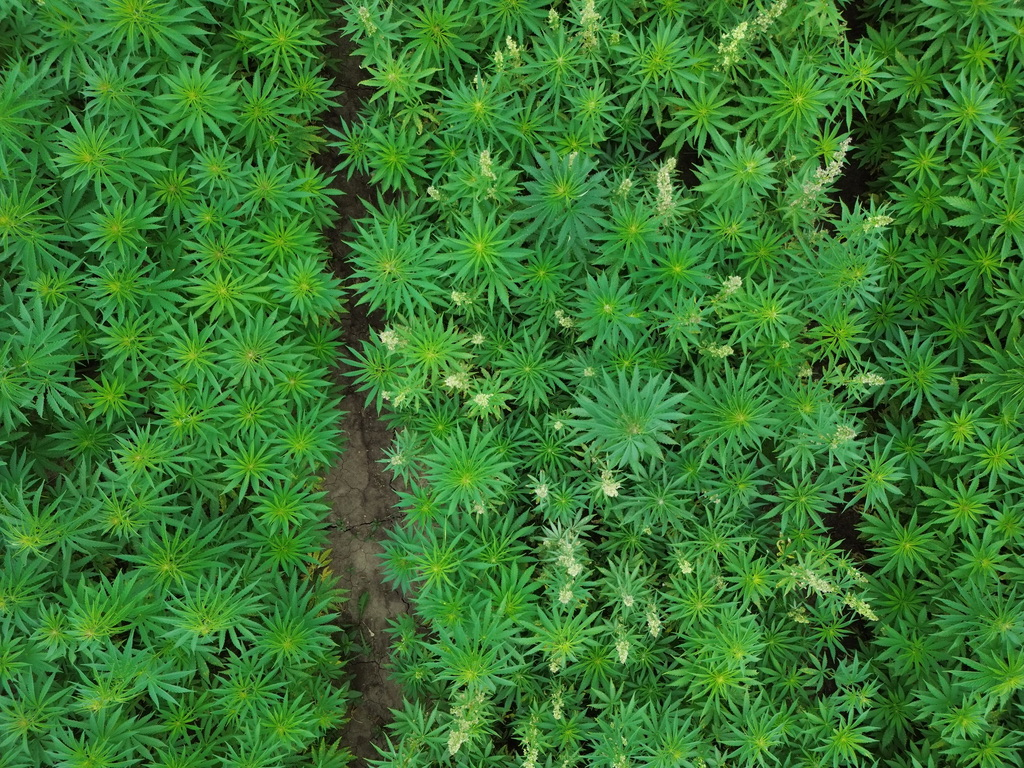
#> input picture hemp1.jpeg, 1024 x 768 px
$ python test.py
#> lines starting #> are read from the running program, lines starting #| are printed output that depends on the picture; after the words box and inside, x2 and y2 are one past the last pixel; in counts of white or black regions, pixels touching at a corner belong together
import matplotlib.pyplot as plt
import numpy as np
import cv2
from sklearn.cluster import KMeans
from skimage import morphology
from PIL import Image
import timeit

start = timeit.default_timer()

DOMINANT_COLORS = 35
FILEPATH = "hemp1.jpeg"
NUM_LUMA = 1
threshold_area = 20

def generateOriginalImage():

    im = cv2.imread(FILEPATH) # Reads an image into BGR Format
#> im is the input picture: shape (768, 1024, 3); mean B, G, R 49, 119.2, 57.3
    im = cv2.cvtColor(im,cv2.COLOR_BGR2RGB)

    plt.imshow(im) # as RGB Format
    plt.suptitle("Original Image")
    plt.imsave('Original.png', im)
    #plt.show()
    plt.close()
    return im

def kMeans(im):
    # Flatten Each channel of the Image
    all_pixels = im.reshape((-1,3))

    km = KMeans(n_clusters=DOMINANT_COLORS)
    km.fit(all_pixels)

    centers = km.cluster_centers_ # In RGB Format
    centers = np.array(centers,dtype='uint8')
    return km, centers

def Colors(centers):
    plt.figure(0,figsize=(8,2))

    # Storing info in color array
    colors = []
    k = 1
    for each_col in centers:
        plt.subplot(1,DOMINANT_COLORS,k)
        plt.axis("off")
        k+=1
        colors.append(each_col)

        # Color Swatch
        colorSwatch = np.zeros((100,100,3),dtype='uint8')
        colorSwatch[:,:,:] = each_col
        plt.imshow(colorSwatch)
    plt.suptitle("Color Swatch")
    plt.savefig('colorSwatch.png')
    #plt.show()
    plt.close()
    return colors

def initNewImg(im):
    original_shape = im.shape
    new_img = np.zeros((original_shape[0]*original_shape[1],3),dtype='uint8')
    return new_img, original_shape

def getLightestColor(colors):
    luma = np.zeros(NUM_LUMA)
    #luma = 0
    indexes = np.zeros(NUM_LUMA)
    indexTemp = 0
    for color in colors:
        red = color[0]
        green = color[1]
        blue = color[2]
        lumaTemp = (0.2126 * red) + (0.7152 * green) + (0.0722 * blue)
        #if lumaTemp > luma:
        if lumaTemp > min(luma):
            luma[np.argmin(luma)] = lumaTemp
            indexes[np.argmin(luma)] = indexTemp
        #    luma = lumaTemp
        #    index = indexTemp
        indexTemp += 1
    return indexes

def generateSegmentedImage(new_img):
    segmentedFilepath = 'segmented.png'
    # Iterate over the image
    for ix in range(new_img.shape[0]):
        new_img[ix] = colors[km.labels_[ix]]

    new_img = new_img.reshape((original_shape))
    plt.imshow(new_img)
    #plt.suptitle(f"K={DOMINANT_COLORS}")
    plt.axis('off')
    plt.savefig(segmentedFilepath, bbox_inches='tight', pad_inches = 0)
    #plt.show()
    plt.close()
    return new_img, segmentedFilepath

def generateBWImage(bw_img, km, colors, original_shape, lightestIndexes):
    BW1Filepath = 'BW1.png'
    grayscaleColors = colors
    for i in range(len(grayscaleColors)):
        if i in lightestIndexes:
            grayscaleColors[i] = [255,255,255]
        else:
            grayscaleColors[i] = [0,0,0]

    # Iterate over the image
    for ix in range(bw_img.shape[0]):
        bw_img[ix] = grayscaleColors[km.labels_[ix]]

    bw_img = bw_img.reshape((original_shape))

    plt.imshow(bw_img)
    #plt.suptitle(f"BW, K={DOMINANT_COLORS}")
    plt.axis('off')
    plt.savefig(BW1Filepath, bbox_inches='tight', pad_inches = 0)
    #plt.show()
    plt.close()
    return bw_img, BW1Filepath

def imageOpening(img, imageNum, iterations):
    openedFilepath = f'BW{imageNum}.png'
    img = img.copy()
    opened_img = img
    for i in range(iterations):
        opened_img = morphology.opening(img)
        img = opened_img
    plt.imshow(opened_img)
    #plt.suptitle(f"{iterations}x Opening, K={DOMINANT_COLORS}")
    plt.axis('off')
    #plt.savefig(openedFilepath, bbox_inches='tight')
    plt.savefig(openedFilepath, bbox_inches='tight', pad_inches = 0)
    #plt.show()
    plt.close()
    return opened_img, openedFilepath

def imageClosing(img, imageNum, iterations):
    closedFilepath = f'BW{imageNum}.png'
    img = img.copy()
    closedImg = img
    for i in range(iterations):
        closedImg = morphology.closing(img)
        img = closedImg
    plt.imshow(closedImg)
    #plt.suptitle(f"{times}x Closing, K={DOMINANT_COLORS}")
    plt.axis('off')
    #plt.savefig(closedFilepath, bbox_inches='tight')
    plt.savefig(closedFilepath, bbox_inches='tight', pad_inches = 0)
    #plt.show()
    plt.close()
    return closedImg, closedFilepath

def imageDilation(img, imageNum, iterations):
    dilatedFilepath = f'BW{imageNum}.png'
    img = img.copy()
    dilatedImg = img
    for i in range(iterations):
        dilatedImg = morphology.dilation(img)
        img = dilatedImg
    plt.imshow(dilatedImg)
    #plt.suptitle(f"{times}x Closing, K={DOMINANT_COLORS}")
    plt.axis('off')
    #plt.savefig(closedFilepath, bbox_inches='tight')
    plt.savefig(dilatedFilepath, bbox_inches='tight', pad_inches = 0)
    #plt.show()
    plt.close()
    return dilatedImg, dilatedFilepath

def generateTransparentImage(filepath):
    transparentFilepath = 'transparent_image.png'
    BW = Image.open(filepath)
    BWrgba = BW.convert('RGBA')
    datas = BWrgba.getdata()
    newData = []
    for item in datas:
        if item[0] == 0 and item[1] == 0 and item[2] == 0:
            newData.append((255, 255, 255, 0))
        else:
            newData.append(item)

    BWrgba.putdata(newData)
    BWrgba.save(transparentFilepath, 'PNG')
    return transparentFilepath

def overlayImages(segmentedFilepath, transparentFilepath):
    overlayFilepath = 'overlayed.png'
    '''
    background = cv2.imread(segmentedFilepath)
    overlay = cv2.imread(transparentFilepath)

    #dst = cv2.addWeighted(background,0.5,overlay,0.5,0)
    dst = cv2.addWeighted(overlay,0.6,background,0.4,0)
    cv2.imshow('dst',dst)
    # Saving the image
    cv2.imwrite('overlay.png', dst)
    cv2.waitKey(0)
    cv2.destroyAllWindows()
    '''
    background = cv2.imread(segmentedFilepath, cv2.IMREAD_UNCHANGED)
    foreground = cv2.imread(transparentFilepath, cv2.IMREAD_UNCHANGED)

    # normalize alpha channels from 0-255 to 0-1
    alpha_background = background[:,:,3] / 255.0
    alpha_foreground = foreground[:,:,3] / 255.0

    # set adjusted colors
    for color in range(0, 3):
        background[:,:,color] = alpha_foreground * foreground[:,:,color] + \
            alpha_background * background[:,:,color] * (1 - alpha_foreground)

    # set adjusted alpha and denormalize back to 0-255
    background[:,:,3] = (1 - (1 - alpha_foreground) * (1 - alpha_background)) * 255

    # display the image
    #cv2.imshow("Composited image", background)
    cv2.imwrite(overlayFilepath, background)
    cv2.waitKey(0)
    cv2.destroyAllWindows()
    return overlayFilepath

def findBlobs(img_filepath):
    cannyFilepath = 'Canny_Edges_After_Contouring.png'
    contourFilepath = 'Contours.png'
    img = cv2.imread(img_filepath)
    imgray = cv2.cvtColor(img, cv2.COLOR_BGR2GRAY)
    edged = cv2.Canny(imgray, 30, 200)
    #contours, hierarchy = cv2.findContours(edged,cv2.RETR_LIST, cv2.CHAIN_APPROX_NONE)
    contours, hierarchy = cv2.findContours(edged,cv2.RETR_EXTERNAL, cv2.CHAIN_APPROX_NONE)
    cv2.imwrite(cannyFilepath, edged)

    print("Number of Contours found = " + str(len(contours)))
    cv2.drawContours(img, contours, -1, (255, 255, 255), thickness=cv2.FILLED)
    cv2.imwrite(contourFilepath, img)
    cleanedFilepath = minimizeBlobs(contours, img)
    cv2.destroyAllWindows()
    return cannyFilepath, contourFilepath, cleanedFilepath

def minimizeBlobs(contours, img):
    cleanedFilepath = 'cleanedContours.png'
    counter = 0
    for cnt in contours:
        area = cv2.contourArea(cnt)
        if area < threshold_area:
            cv2.drawContours(img, [cnt], 0, (0, 0, 0), -1)
            counter += 1
    print("Number of Contours removed = " + str(counter))
    cv2.imwrite(cleanedFilepath, img)
    cv2.destroyAllWindows()
    return cleanedFilepath

im = generateOriginalImage()
km, centers = kMeans(im)
#> centers = 35 rows, first 8: [43, 89, 37], [84, 166, 88], [9, 50, 4], [71, 129, 51], [120, 181, 106], [72, 153, 51], [32, 77, 26], [105, 175, 82]
colors = Colors(centers)
#> the loop in Colors, `for each_col in centers:` made 35 passes
#> each_col on passes 1 to 12: [43, 89, 37], [84, 166, 88], [9, 50, 4], [71, 129, 51], [120, 181, 106], [72, 153, 51], [32, 77, 26], [105, 175, 82], [39, 105, 36], [89, 142, 77], [91, 94, 69], [186, 217, 150]
#> after the loop in Colors, `for each_col in centers:`:
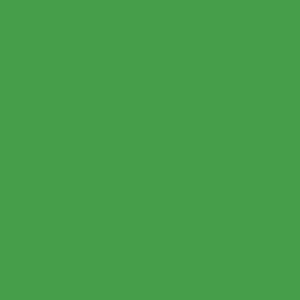
#> colorSwatch: shape (100, 100, 3) (shown 3 times larger); mean of channels 0, 1, 2 74, 158, 70; drawn as B, G, R
#> after the loop in Colors, `for each_col in centers:`: colors = 35 items, first 6: [43, 89, 37], [84, 166, 88], [9, 50, 4], [71, 129, 51], [120, 181, 106], [72, 153, 51]; k = 36
#> in Colors, `plt.savefig('colorSwatch.png')`:
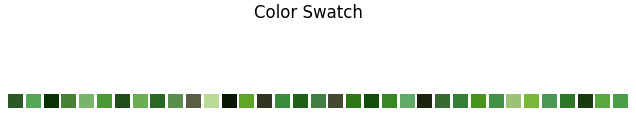
#> figure drawn by matplotlib, 35 panels
new_img, original_shape = initNewImg(im)
#> original_shape = (768, 1024, 3)
lightestIndexes = getLightestColor(colors)
#> the loop in getLightestColor, `for color in colors:` made 35 passes
#> (red, green, blue, lumaTemp) on passes 1 to 12: (43, 89, 37, 75.47), (84, 166, 88, 142.9), (9, 50, 4, 37.96), (71, 129, 51, 111), (120, 181, 106, 162.6), (72, 153, 51, 128.4), (32, 77, 26, 63.75), (105, 175, 82, 153.4), (39, 105, 36, 85.99), (89, 142, 77, 126), (91, 94, 69, 91.56), (186, 217, 150, 205.6)
#> after the loop in getLightestColor, `for color in colors:`: indexTemp = 35; indexes = [11]; luma = [205.6]
#> lightestIndexes = [11]
bw_img = new_img
new_img, segmentedFilepath = generateSegmentedImage(new_img)
#> in generateSegmentedImage, `new_img = new_img.reshape((original_shape))`:
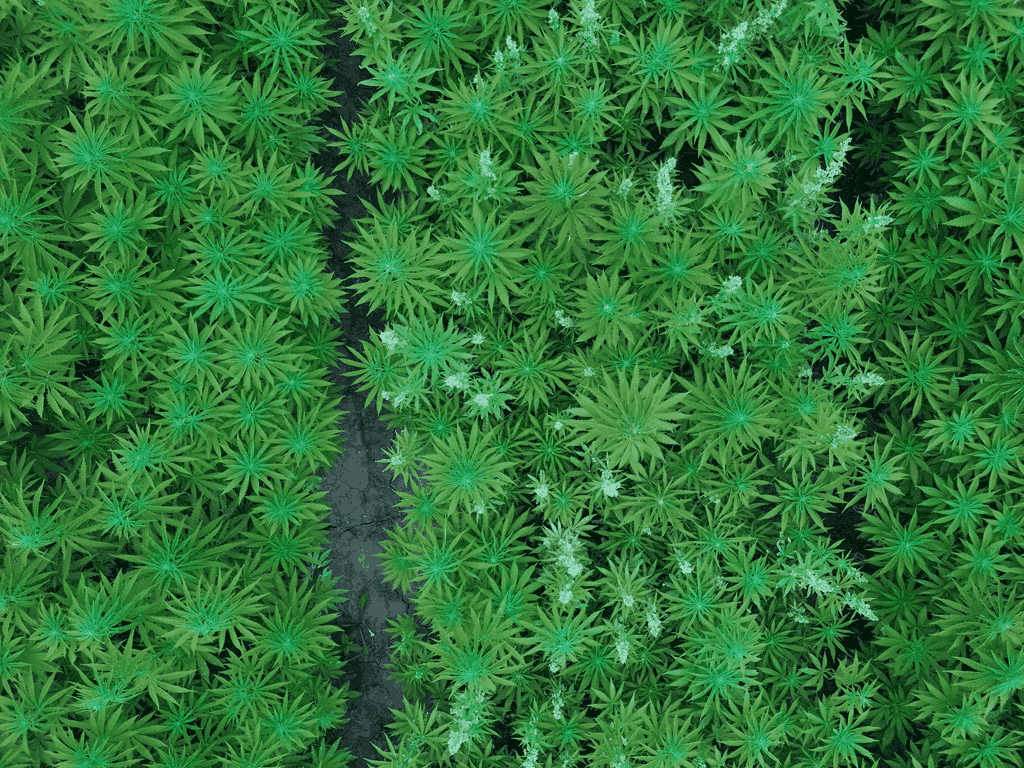
#> new_img: shape (768, 1024, 3); mean of channels 0, 1, 2 56.7, 118.7, 48.6; drawn as B, G, R
#> segmentedFilepath = 'segmented.png'
bw_img, BW1Filepath = generateBWImage(bw_img, km, colors, original_shape, lightestIndexes)
#> in generateBWImage, `grayscaleColors = colors`: grayscaleColors has the same summary as colors in Colors
#> the loop in generateBWImage, `for i in range(len(grayscaleColors)):` made 35 passes
#> after the loop in generateBWImage, `for i in range(len(grayscaleColors)):`: grayscaleColors = 35 items, first 6: [0, 0, 0], [0, 0, 0], [0, 0, 0], [0, 0, 0], [0, 0, 0], [0, 0, 0]
#> in generateBWImage, `bw_img = bw_img.reshape((original_shape))`:
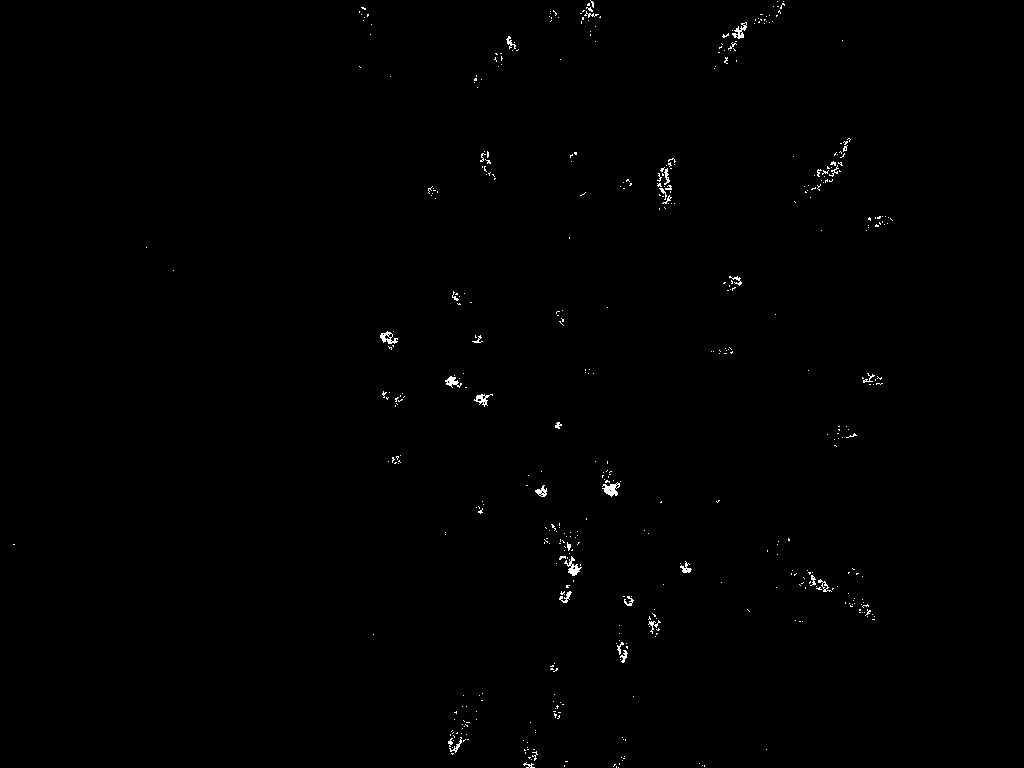
#> bw_img: shape (768, 1024, 3); 0.4% white in thin lines or dots, all inside (x1, y1, x2, y2) = (13, 0, 893, 768)
#> BW1Filepath = 'BW1.png'


dilated_img, dilatedFilepath = imageDilation(bw_img, 2, 0)
#> dilatedFilepath = 'BW2.png'
closed_img, closedFilepath = imageClosing(dilated_img, 3, 13)
#> closedFilepath = 'BW3.png'
#opened_img, openedFilepath = imageOpening(closed_img, 4, 1)
dilated_img, dilatedFilepath = imageDilation(closed_img, 4, 3)
#> dilatedFilepath = 'BW4.png'
cannyFilepath, contourFilepath, cleanedFilepath = findBlobs(dilatedFilepath)
#> in findBlobs, `edged = cv2.Canny(imgray, 30, 200)`: edged: shape (369, 492); 1.5% white in thin lines or dots, all inside (x1, y1, x2, y2) = (5, 0, 431, 369)
#> in findBlobs, `contours, hierarchy = cv2.findContours(edged,cv2.RETR_EXTERNAL, cv2.CH..`: contours = 98 contours, 55 with area under 20; largest, box (x1, y1, x2, y2) and area: (315, 73, 327, 102) 202, (344, 8, 361, 31) 180, (214, 340, 231, 364) 156, (383, 272, 405, 286) 144, (261, 250, 282, 291) 140
#| Number of Contours found = 98
#> in findBlobs, `cv2.drawContours(img, contours, -1, (255, 255, 255), thickness=cv2.FIL..`:
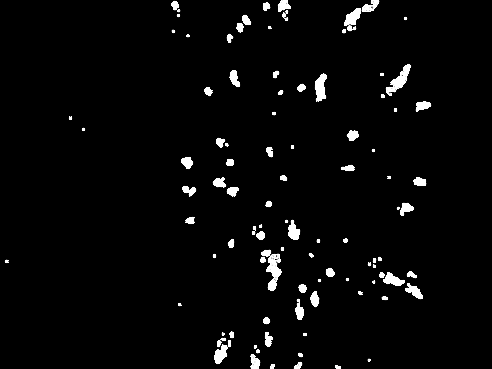
#> img: shape (369, 492, 3); min 0, max 255, mean 7.4
#> the loop in minimizeBlobs, `for cnt in contours:` made 98 passes
#> area on passes 9, 10, 12, 15, 17, 20, 21, 22, 26, 28, 29, 37: 156.5, 24.5, 65.5, 31, 90.5, 85, 46.5, 118, 144.5, 33.5, 52, 20
#> after the loop in minimizeBlobs, `for cnt in contours:`:
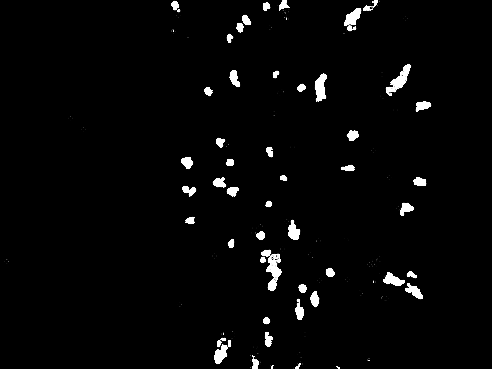
#> img: shape (369, 492, 3); 0.44% of pixels changed, all inside (x1, y1, x2, y2) = (5, 0, 407, 369)
#> after the loop in minimizeBlobs, `for cnt in contours:`: counter = 55
#| Number of Contours removed = 55
#> in findBlobs, `cleanedFilepath = minimizeBlobs(contours, img)`: cleanedFilepath = 'cleanedContours.png'
#> cannyFilepath = 'Canny_Edges_After_Contouring.png'; contourFilepath = 'Contours.png'; cleanedFilepath = 'cleanedContours.png'
transparentFilepath = generateTransparentImage(cleanedFilepath)
#> after the loop in generateTransparentImage, `for item in datas:`: newData = 181548 items
#> in generateTransparentImage, `BWrgba.putdata(newData)`:
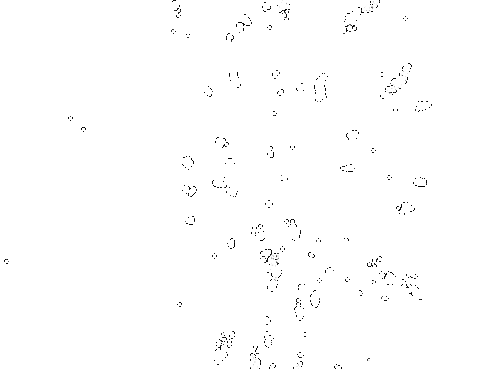
#> BWrgba: PIL image 492x369 RGBA; mean R, G, B, A 253.6, 253.6, 253.6, 7.7; transparent parts drawn white
#> transparentFilepath = 'transparent_image.png'
overlayFilepath = overlayImages(segmentedFilepath, transparentFilepath)
#> (the run stopped early here; a loop or call above may not have finished)

$ run again, with hemp2.jpeg copied over hemp1.jpeg
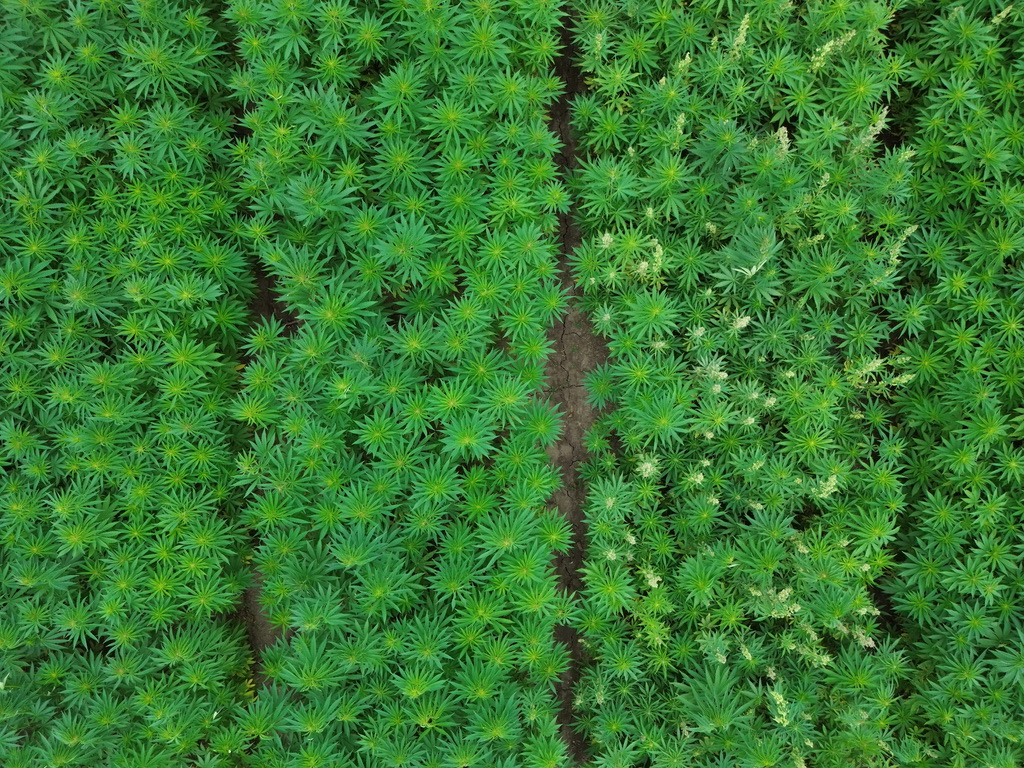
#> input picture hemp2.jpeg, 1024 x 768 px
#> in generateOriginalImage, im is the input picture: shape (768, 1024, 3); mean B, G, R 49.7, 121.9, 56.5
#> centers = 35 rows, first 8: [42, 93, 38], [69, 153, 51], [93, 171, 101], [23, 64, 17], [63, 125, 65], [63, 124, 47], [73, 142, 81], [25, 40, 14]
#> the loop in Colors, `for each_col in centers:` made 35 passes
#> after the loop in Colors, `for each_col in centers:`: colors = 35 items, first 6: [42, 93, 38], [69, 153, 51], [93, 171, 101], [23, 64, 17], [63, 125, 65], [63, 124, 47]; k = 36
#> `new_img, original_shape = initNewImg(im)`: original_shape = (768, 1024, 3)
#> the loop in getLightestColor, `for color in colors:` made 35 passes
#> (red, green, blue, lumaTemp) on passes 1 to 8: (42, 93, 38, 78.19), (69, 153, 51, 127.8), (93, 171, 101, 149.4), (23, 64, 17, 51.89), (63, 125, 65, 107.5), (63, 124, 47, 105.5), (73, 142, 81, 122.9), (25, 40, 14, 34.93)
#> after the loop in getLightestColor, `for color in colors:`: indexTemp = 35; indexes = [10]; luma = [203.3]
#> lightestIndexes = [10]
#> segmentedFilepath = 'segmented.png'
#> in generateBWImage, `grayscaleColors = colors`: grayscaleColors has the same summary as colors in Colors
#> the loop in generateBWImage, `for i in range(len(grayscaleColors)):` made 35 passes
#> after the loop in generateBWImage, `for i in range(len(grayscaleColors)):`: grayscaleColors = 35 items, first 6: [0, 0, 0], [0, 0, 0], [0, 0, 0], [0, 0, 0], [0, 0, 0], [0, 0, 0]
#> bw_img: shape (768, 1024, 3); 0.33% white in thin lines or dots
#> BW1Filepath = 'BW1.png'
#> `dilated_img, dilatedFilepath = imageDilation(bw_img, 2, 0)`: dilatedFilepath = 'BW2.png'
#> closedFilepath = 'BW3.png'
#> `dilated_img, dilatedFilepath = imageDilation(closed_img, 4, 3)`: dilatedFilepath = 'BW4.png'
#> edged: shape (369, 492); 1.5% white in thin lines or dots
#> contours = 120 contours, 67 with area under 20; largest, box (x1, y1, x2, y2) and area: (304, 111, 321, 133) 146, (370, 331, 381, 350) 130, (370, 281, 387, 298) 130, (414, 49, 429, 71) 121, (412, 178, 442, 187) 109
#| Number of Contours found = 120
#> the loop in minimizeBlobs, `for cnt in contours:` made 120 passes
#> area on passes 9, 22, 24, 25, 26, 27, 33, 36: 22, 130, 24, 45.5, 33, 39.5, 27.5, 49
#> after the loop in minimizeBlobs, `for cnt in contours:`:
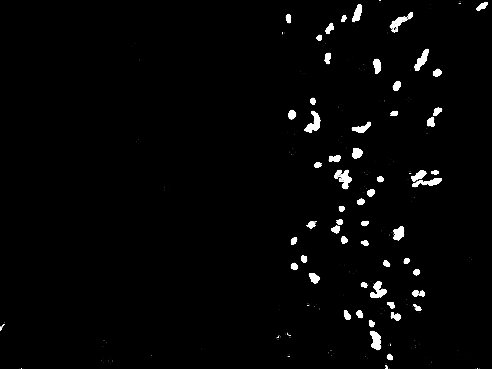
#> img: shape (369, 492, 3); min 0, max 255, mean 5.3
#> after the loop in minimizeBlobs, `for cnt in contours:`: counter = 67
#| Number of Contours removed = 67
#> in findBlobs, `cleanedFilepath = minimizeBlobs(contours, img)`: cleanedFilepath = 'cleanedContours.png'
#> `cannyFilepath, contourFilepath, cleanedFilepath = findBlobs(dilatedFil..`: cannyFilepath = 'Canny_Edges_After_Contouring.png'; contourFilepath = 'Contours.png'; cleanedFilepath = 'cleanedContours.png'
#> after the loop in generateTransparentImage, `for item in datas:`: newData = 181548 items
#> in generateTransparentImage, `BWrgba.putdata(newData)`:
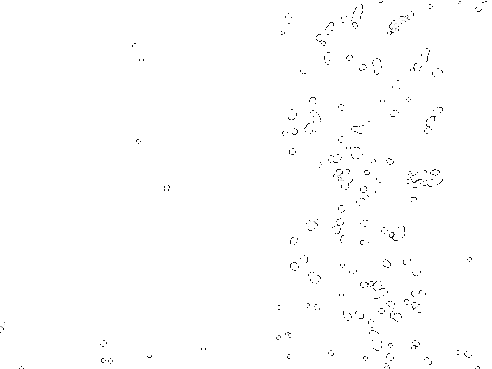
#> BWrgba: PIL image 492x369 RGBA; mean R, G, B, A 253.5, 253.5, 253.5, 6.8; transparent parts drawn white
#> transparentFilepath = 'transparent_image.png'
